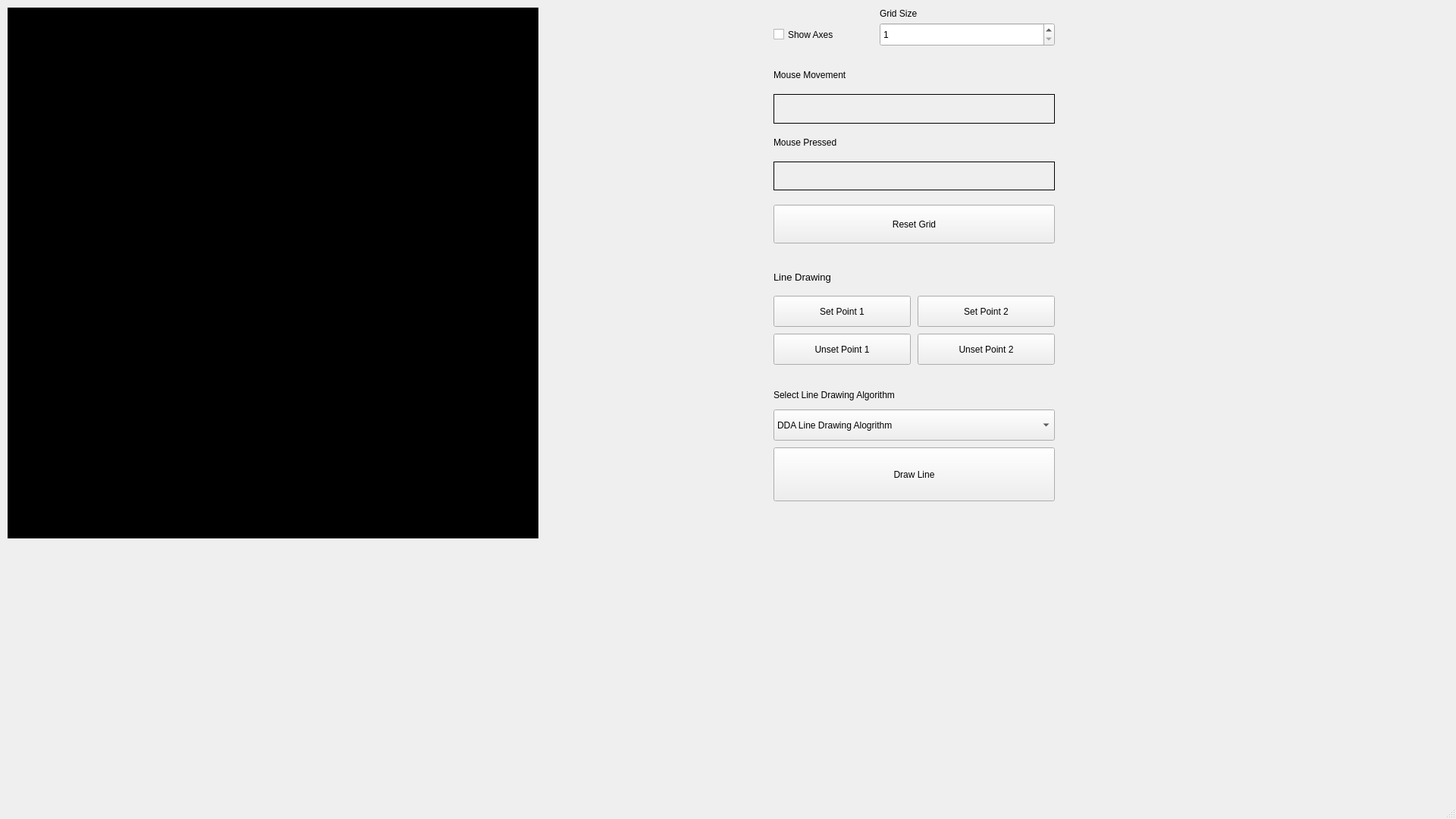
<?xml version="1.0" encoding="UTF-8"?>
<ui version="4.0">
 <class>MainWindow</class>
 <widget class="QMainWindow" name="MainWindow">
  <property name="geometry">
   <rect>
    <x>0</x>
    <y>0</y>
    <width>1920</width>
    <height>1080</height>
   </rect>
  </property>
  <property name="windowTitle">
   <string>MainWindow</string>
  </property>
  <widget class="QWidget" name="centralwidget">
   <widget class="myLabel" name="myScreen">
    <property name="geometry">
     <rect>
      <x>10</x>
      <y>10</y>
      <width>700</width>
      <height>700</height>
     </rect>
    </property>
    <property name="mouseTracking">
     <bool>true</bool>
    </property>
    <property name="styleSheet">
     <string notr="true">background-color: rgb(0, 0, 0);
alternate-background-color: rgb(0, 0, 0);</string>
    </property>
    <property name="text">
     <string/>
    </property>
   </widget>
   <widget class="QCheckBox" name="showAxes">
    <property name="geometry">
     <rect>
      <x>1020</x>
      <y>30</y>
      <width>131</width>
      <height>31</height>
     </rect>
    </property>
    <property name="text">
     <string>Show Axes</string>
    </property>
   </widget>
   <widget class="QSpinBox" name="gridSize">
    <property name="geometry">
     <rect>
      <x>1160</x>
      <y>30</y>
      <width>231</width>
      <height>31</height>
     </rect>
    </property>
    <property name="minimum">
     <number>1</number>
    </property>
    <property name="maximum">
     <number>500</number>
    </property>
   </widget>
   <widget class="QPushButton" name="showGrid">
    <property name="geometry">
     <rect>
      <x>1020</x>
      <y>270</y>
      <width>371</width>
      <height>51</height>
     </rect>
    </property>
    <property name="text">
     <string>Reset Grid</string>
    </property>
   </widget>
   <widget class="QLabel" name="gridSizeLabel">
    <property name="geometry">
     <rect>
      <x>1160</x>
      <y>10</y>
      <width>55</width>
      <height>16</height>
     </rect>
    </property>
    <property name="text">
     <string>Grid Size</string>
    </property>
   </widget>
   <widget class="QWidget" name="gridLayoutWidget">
    <property name="geometry">
     <rect>
      <x>1020</x>
      <y>80</y>
      <width>371</width>
      <height>171</height>
     </rect>
    </property>
    <layout class="QGridLayout" name="gridLayout">
     <item row="0" column="0">
      <widget class="QLabel" name="mouseMovementLabel">
       <property name="text">
        <string>Mouse Movement</string>
       </property>
      </widget>
     </item>
     <item row="1" column="0">
      <widget class="QLabel" name="mouseMovement">
       <property name="autoFillBackground">
        <bool>false</bool>
       </property>
       <property name="styleSheet">
        <string notr="true">color: rgb(0, 0, 0);
border-color: rgb(0, 0, 0);</string>
       </property>
       <property name="frameShape">
        <enum>QFrame::Box</enum>
       </property>
       <property name="text">
        <string/>
       </property>
      </widget>
     </item>
     <item row="2" column="0">
      <widget class="QLabel" name="mousePressedLabel">
       <property name="text">
        <string>Mouse Pressed</string>
       </property>
      </widget>
     </item>
     <item row="4" column="0">
      <widget class="QLabel" name="mousePressed">
       <property name="autoFillBackground">
        <bool>false</bool>
       </property>
       <property name="styleSheet">
        <string notr="true">color: rgb(0, 0, 0);
border-color: rgb(0, 0, 0);</string>
       </property>
       <property name="frameShape">
        <enum>QFrame::Box</enum>
       </property>
       <property name="text">
        <string/>
       </property>
      </widget>
     </item>
    </layout>
   </widget>
   <widget class="QPushButton" name="setPoint1">
    <property name="geometry">
     <rect>
      <x>1020</x>
      <y>390</y>
      <width>181</width>
      <height>41</height>
     </rect>
    </property>
    <property name="text">
     <string>Set Point 1</string>
    </property>
   </widget>
   <widget class="QPushButton" name="setPoint2">
    <property name="geometry">
     <rect>
      <x>1210</x>
      <y>390</y>
      <width>181</width>
      <height>41</height>
     </rect>
    </property>
    <property name="text">
     <string>Set Point 2</string>
    </property>
   </widget>
   <widget class="QLabel" name="lineDrawingLabel">
    <property name="geometry">
     <rect>
      <x>1020</x>
      <y>350</y>
      <width>191</width>
      <height>31</height>
     </rect>
    </property>
    <property name="text">
     <string>&lt;html&gt;&lt;head/&gt;&lt;body&gt;&lt;p&gt;&lt;span style=&quot; font-size:10pt;&quot;&gt;Line Drawing&lt;/span&gt;&lt;/p&gt;&lt;/body&gt;&lt;/html&gt;</string>
    </property>
   </widget>
   <widget class="QComboBox" name="selectLineDrawAlgo">
    <property name="geometry">
     <rect>
      <x>1020</x>
      <y>540</y>
      <width>371</width>
      <height>41</height>
     </rect>
    </property>
    <item>
     <property name="text">
      <string>DDA Line Drawing Alogrithm</string>
     </property>
    </item>
    <item>
     <property name="text">
      <string>Breshenham Line Drawing Algorithm</string>
     </property>
    </item>
   </widget>
   <widget class="QPushButton" name="unsetPoint2">
    <property name="geometry">
     <rect>
      <x>1210</x>
      <y>440</y>
      <width>181</width>
      <height>41</height>
     </rect>
    </property>
    <property name="text">
     <string>Unset Point 2</string>
    </property>
   </widget>
   <widget class="QPushButton" name="unsetPoint1">
    <property name="geometry">
     <rect>
      <x>1020</x>
      <y>440</y>
      <width>181</width>
      <height>41</height>
     </rect>
    </property>
    <property name="text">
     <string>Unset Point 1</string>
    </property>
   </widget>
   <widget class="QLabel" name="selectLineDrawAlgoLabel">
    <property name="geometry">
     <rect>
      <x>1020</x>
      <y>500</y>
      <width>201</width>
      <height>41</height>
     </rect>
    </property>
    <property name="text">
     <string>Select Line Drawing Algorithm</string>
    </property>
   </widget>
   <widget class="QPushButton" name="drawLine">
    <property name="geometry">
     <rect>
      <x>1020</x>
      <y>590</y>
      <width>371</width>
      <height>71</height>
     </rect>
    </property>
    <property name="text">
     <string>Draw Line</string>
    </property>
   </widget>
  </widget>
  <widget class="QMenuBar" name="menubar">
   <property name="geometry">
    <rect>
     <x>0</x>
     <y>0</y>
     <width>1920</width>
     <height>22</height>
    </rect>
   </property>
  </widget>
  <widget class="QStatusBar" name="statusbar"/>
 </widget>
 <customwidgets>
  <customwidget>
   <class>myLabel</class>
   <extends>QLabel</extends>
   <header location="global">myLabel.h</header>
  </customwidget>
 </customwidgets>
 <resources/>
 <connections/>
</ui>
